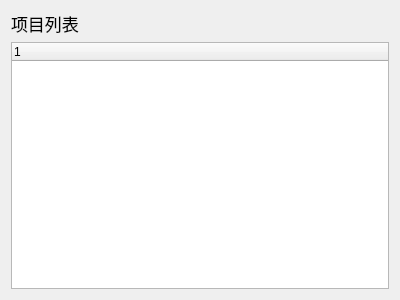
<?xml version="1.0" encoding="UTF-8"?>
<ui version="4.0">
 <class>ProTree</class>
 <widget class="QDialog" name="ProTree">
  <property name="geometry">
   <rect>
    <x>0</x>
    <y>0</y>
    <width>400</width>
    <height>300</height>
   </rect>
  </property>
  <property name="windowTitle">
   <string>Dialog</string>
  </property>
  <layout class="QGridLayout" name="gridLayout">
   <item row="0" column="0">
    <layout class="QVBoxLayout" name="verticalLayout" stretch="1,20">
     <item>
      <widget class="QLabel" name="labelPro">
       <property name="font">
        <font>
         <pointsize>13</pointsize>
        </font>
       </property>
       <property name="text">
        <string>项目列表</string>
       </property>
      </widget>
     </item>
     <item>
      <widget class="ProTreeWidget" name="treeWidget">
       <column>
        <property name="text">
         <string notr="true"/>
        </property>
       </column>
      </widget>
     </item>
    </layout>
   </item>
  </layout>
 </widget>
 <customwidgets>
  <customwidget>
   <class>ProTreeWidget</class>
   <extends>QTreeWidget</extends>
   <header>protreewidget.h</header>
  </customwidget>
 </customwidgets>
 <resources/>
 <connections/>
</ui>
